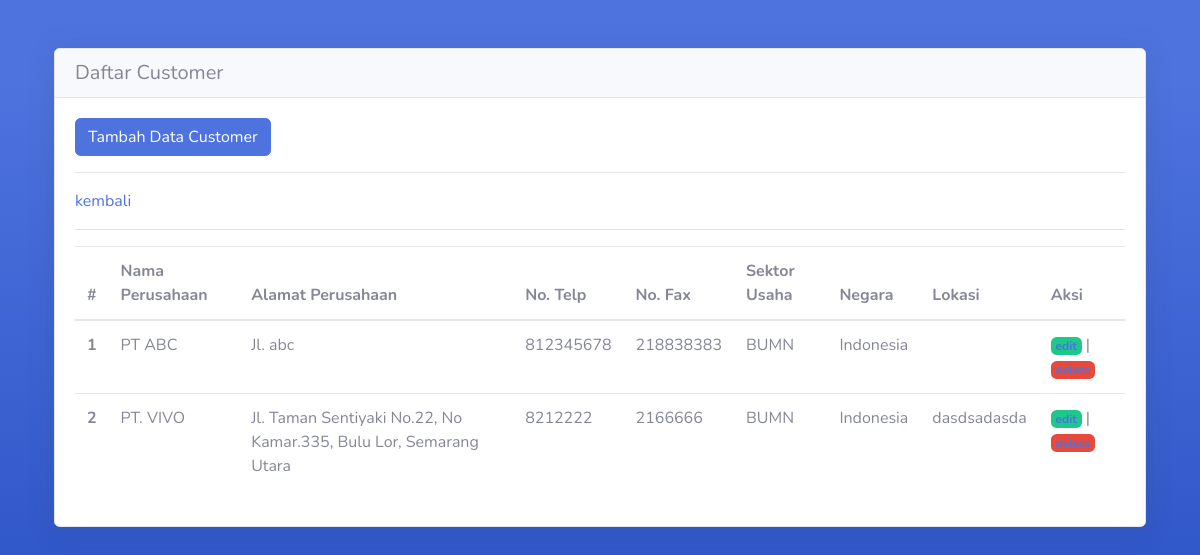
The page / on the database its author committed.
### tables this page shows
CREATE TABLE `customers` (
  `id` int(11) NOT NULL,
  `nama_perusahaan` varchar(256) NOT NULL,
  `alamat_perusahaan` varchar(256) NOT NULL,
  `no_telp` int(11) NOT NULL,
  `no_fax` int(11) NOT NULL,
  `sektor_usaha` varchar(256) NOT NULL,
  `negara` varchar(256) NOT NULL,
  `lokasi` varchar(256) NOT NULL
);

### application/controllers/Customer.php (called while the page is built, shortened)
<?php
class Customer extends CI_Controller {
    public function __construct() {
        $this->load->model('Customer_model');
    }
    public function index() {
        $data['title'] = 'Daftar Customer';
        $data['customer'] = $this->Customer_model->getAllCustomer();
		$this->load->view('templates/heder', $data);
		$this->load->view('customer/index', $data);
		$this->load->view('templates/footer');
    }
}

### index.php (called while the page is built, shortened)
<?php
require_once BASEPATH.'core/CodeIgniter.php';

### application/models/Customer_model.php (called while the page is built, shortened)
<?php
class Customer_model extends CI_Model {
    public function getAllCustomer() {
        return $this->db->get('customers')->result_array();
    }
}

### application/views/customer/index.php (the view)
<div class="card shadow mt-5">
  <h5 class="card-header"><?= $title; ?></h5>
  <div class="card-body">
    <a href="<?= base_url('customer/register'); ?>" class="btn btn-primary">Tambah Data Customer</a>
    <hr>
    <a href="<?= base_url('dashboard'); ?>">kembali</a>
    <hr>
    <table class="table">
        <thead>
            <tr>
            <th scope="col">#</th>
            <th scope="col">Nama Perusahaan</th>
            <th scope="col">Alamat Perusahaan</th>
            <th scope="col">No. Telp</th>
            <th scope="col">No. Fax</th>
            <th scope="col">Sektor Usaha</th>
            <th scope="col">Negara</th>
            <th scope="col">Lokasi</th>
            <th scope="col">Aksi</th>
            </tr>
        </thead>
        <tbody>
            <?php $i = 1 ?>
            <?php foreach ($customer as $c) : ?>
            <tr>
                <th scope="row"><?= $i++; ?></th>
                <td><?= $c['nama_perusahaan']; ?></td>
                <td><?= $c['alamat_perusahaan']; ?></td>
                <td><?= $c['no_telp']; ?></td>
                <td><?= $c['no_fax']; ?></td>
                <td><?= $c['sektor_usaha']; ?></td>
                <td><?= $c['negara']; ?></td>
                <td><?= $c['lokasi']; ?></td>
                <td>
                    <a href="<?= base_url('customer/edit_cutomer/') . $c['id']; ?>" class="badge bg-success">edit</a> |
                    <a href="<?= base_url('customer/hapus_customer/') . $c['id']; ?>" class="badge bg-danger">delete</a>
                </td>
            </tr>
            <?php endforeach; ?>
        </tbody>
    </table>
  </div>
</div>

### application/views/templates/heder.php (shortened to what this page needs)
<!DOCTYPE html>
<html lang="en">
<head>
    <link href="<?= base_url('assets/'); ?>vendor/fontawesome-free/css/all.min.css" rel="stylesheet" type="text/css">
    <link href="<?= base_url('assets/'); ?>css/sb-admin-2.min.css" rel="stylesheet">
</head>
<body class="bg-gradient-primary">
    <div class="container">

### application/views/templates/footer.php (shortened to what this page needs)
</body>
</html>

### rows shown on the page
customers: nama_perusahaan "PT ABC", alamat_perusahaan "Jl. abc", no_telp "812345678", no_fax "218838383", sektor_usaha "BUMN", negara "Indonesia"
customers: nama_perusahaan "PT. VIVO", alamat_perusahaan "Jl. Taman Sentiyaki No.22, No Kamar.335, Bulu Lor, Semarang Utara", no_telp "8212222", no_fax "2166666", sektor_usaha "BUMN", negara "Indonesia", lokasi "dasdsadasda"

### other values the page prints
$title "Daftar Customer"
